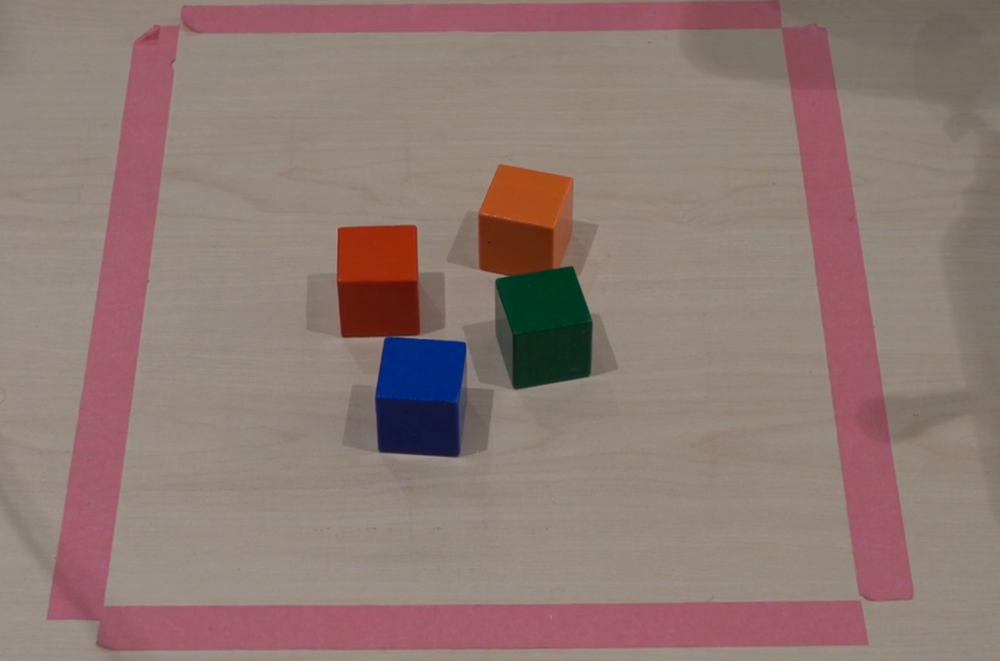
#> input picture molmo_test/image.png, 1000 x 661 px, shrunk from 1329 x 879 before the run
$ python plot_points.py
#> lines starting #> are read from the running program, lines starting #| are printed output that depends on the picture
"""
Plot Molmo point predictions on the original image.

Molmo outputs points in a normalized 1000x1000 coordinate space via XML like:
    <points coords="x1 y1 x2 y2 ...">description</points>

Each pair (x, y) is a point on a [0, 999] grid. To convert to pixel coords:
    pixel_x = (x / 1000) * image_width
    pixel_y = (y / 1000) * image_height
"""

import re
import sys
from PIL import Image, ImageDraw, ImageFont


def parse_points_response(response_text: str) -> list[dict]:
    """Parse Molmo <points> tags from response text.

    Returns a list of dicts with keys: 'label', 'points' (list of (norm_x, norm_y)).
    """
    results = []
    pattern = r'<points coords="([^"]+)">([^<]*)</points>'
    for match in re.finditer(pattern, response_text):
        coords_str = match.group(1)
        label = match.group(2).strip()
        nums = list(map(float, coords_str.split()))
        points = [(nums[i], nums[i + 1]) for i in range(0, len(nums), 2)]
        results.append({"label": label, "points": points})
    return results


def plot_points_on_image(
    image_path: str,
    response_text: str,
    output_path: str = "image_with_points.png",
    dot_radius: int = 12,
):
    """Draw predicted points on the image and save."""
#> called with image_path = 'image.png', output_path = 'image_with_points.png', dot_radius = 12
    img = Image.open(image_path).convert("RGB")
    draw = ImageDraw.Draw(img)
    w, h = img.size
#> w = 1000; h = 661

    parsed = parse_points_response(response_text)
    if not parsed:
        print("No <points> tags found in response.")
        return

    # Colors to cycle through for multiple point groups
    colors = ["red", "lime", "cyan", "magenta", "yellow", "orange"]

    for group_idx, group in enumerate(parsed):
        color = colors[group_idx % len(colors)]
        label = group["label"]
        for norm_x, norm_y in group["points"]:
            px = norm_x / 1000.0 * w
            py = norm_y / 1000.0 * h
            # Draw filled circle
            draw.ellipse(
                [px - dot_radius, py - dot_radius, px + dot_radius, py + dot_radius],
                fill=color,
                outline="white",
                width=2,
            )
            # Draw label next to point
            draw.text(
                (px + dot_radius + 4, py - dot_radius),
                f"{label}\n({norm_x:.0f},{norm_y:.0f})",
                fill=color,
            )
            print(
                f"  Point: norm=({norm_x:.0f}, {norm_y:.0f}) -> pixel=({px:.1f}, {py:.1f})  label=\"{label}\""
            )

    img.save(output_path)
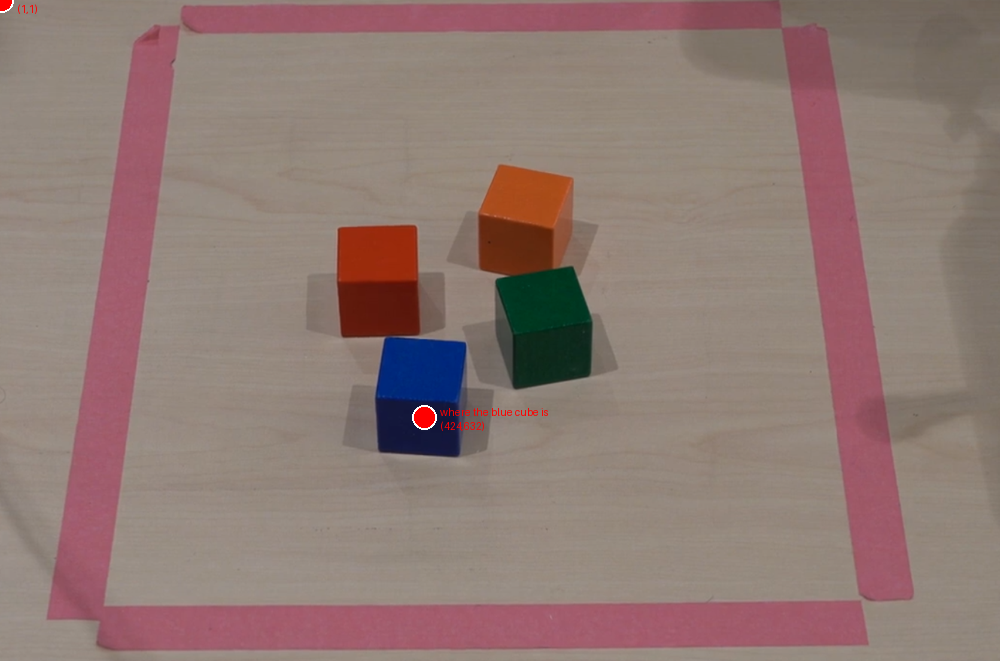
#> saved as image_with_points.png: PIL image 1000x661 RGB; mean R, G, B 143.2, 120.9, 115.2
    print(f"\nSaved annotated image to: {output_path}")


if __name__ == "__main__":
    # Default: use the example response from Molmo
    response = (
        sys.argv[1]
        if len(sys.argv) > 1
        else '<points coords="1 1 424 632">where the blue cube is</points>'
    )
    image_path = sys.argv[2] if len(sys.argv) > 2 else "image.png"
    output_path = sys.argv[3] if len(sys.argv) > 3 else "image_with_points.png"

    print(f"Molmo response: {response}")
    print(f"Image: {image_path}\n")
    plot_points_on_image(image_path, response, output_path)
